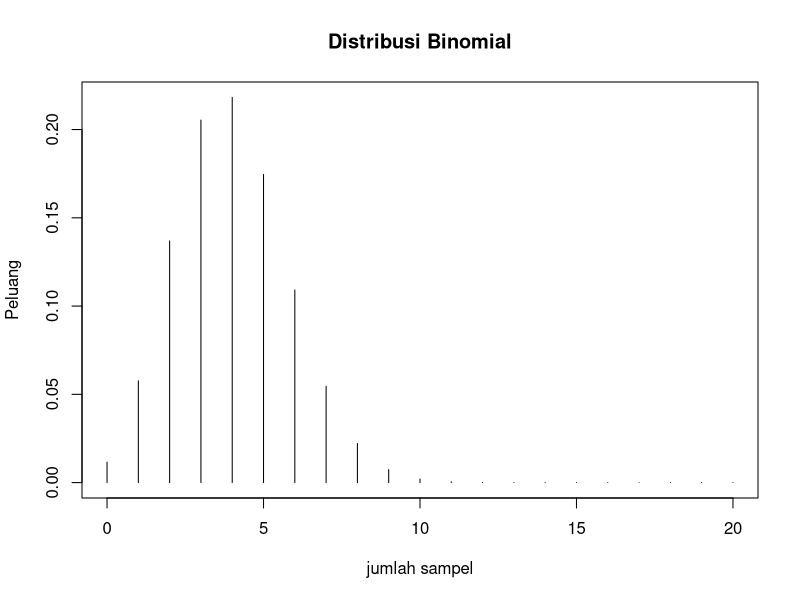

This figure's R source:
# 2. Terdapat 20 pasien menderita Covid19 dengan peluang sembuh sebesar 0.2. Tentukan :
# a. Peluang terdapat 4 pasien yang sembuh.

n <- 20
p  <- 0.2
x <- 4

paste("Peluang untuk terdapat 4 pasien yang sembuh adalah : ", dbinom(x,n,p))

#b. Gambarkan grafik histogram berdasarkan kasus tersebut.

x<- 0:20
plot(x, dbinom(x,n,p),
  type='h',
  main='Distribusi Binomial',
  ylab='Peluang',
  xlab = 'jumlah sampel')

#c. Nilai Rataan (μ) dan Varian (σ²) dari DistribusiBinomial.

rataan = n*p
varian = n*p*(1-p)
paste("Nilai dari Rataan (μ) : ", rataan)
paste("Nilai dari Varian (σ²) : ", varian)